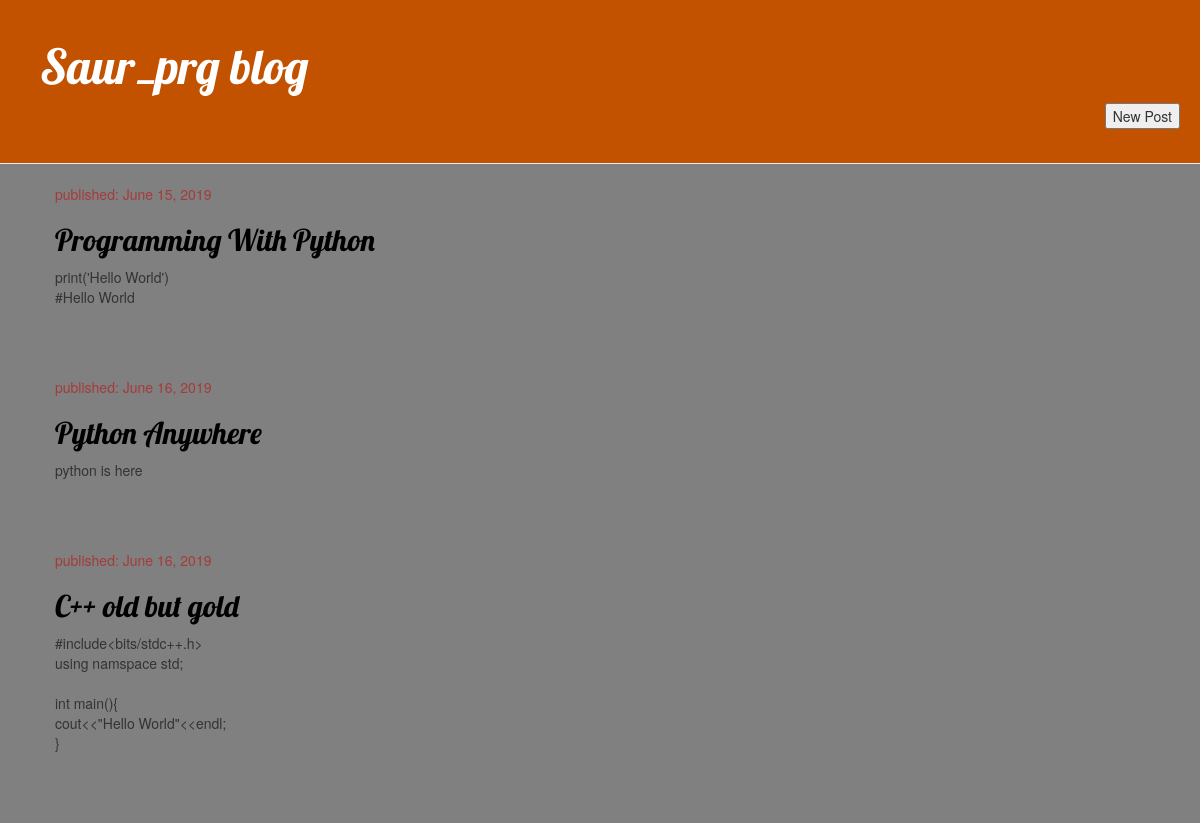
/post_list/, run on the app's committed database.
### oaut_test/models.py (models this page shows, shortened)
class Post(models.Model):
    author = models.ForeignKey(settings.AUTH_USER_MODEL, on_delete = models.CASCADE)
    title = models.CharField(max_length = 200)
    text  = models.TextField()
    created_date = models.DateField(default = timezone.now)
    published_date = models.DateField(blank = True , null = True)

### oaut_test/views.py (the view)
# urls.py: path('post_list/',views.post_list,name = 'post_list'),
def post_list(request):
    posts = Post.objects.filter(published_date__lte = timezone.now()).order_by('published_date')
    return render(request , 'oaut_test/post_list.html',{'posts' : posts})

### oaut_test/templates/oaut_test/post_list.html (shortened to what this page needs)
{% load static %}
<html>
<head>
    <link rel="stylesheet" href="//maxcdn.bootstrapcdn.com/bootstrap/3.2.0/css/bootstrap.min.css">
    <link rel="stylesheet" href="//maxcdn.bootstrapcdn.com/bootstrap/3.2.0/css/bootstrap-theme.min.css">
    <link rel="stylesheet" href="{% static 'css/oaut_test.css' %}">
</head>
<body>
    <div class="page-header">
        <h1><a href="/">Saur_prg blog</a></h1>
        <form align ='right' method='get' action = "{% url 'next_page'%}"><input type=submit value = 'New Post'/></form>
    </div>
    <div class="content container">
        <div class="row">
            <div class="col-md-8">
                {% for post in posts %}
                    <div class="post">
                        <div class="date">
                            <p>published: {{ post.published_date }}</p>
                        </div>
                        <h2><a href="/nextpage">{{ post.title }}</a></h2>
                        <p>{{ post.text|linebreaksbr }}</p>
                    </div>
                {% endfor %}
            </div>
        </div>
    </div>
</body>
</html>

### oaut_test/static/css/oaut_test.css (style rules this page uses)
h1 a, h2 a { color: #C25100; font-family: 'Lobster' , cursive; }
body { background: gray; }
.page-header { background-color: #C25100; margin-top: 0; padding: 20px 20px 20px 40px; }
.page-header h1, .page-header h1 a, .page-header h1 a:visited, .page-header h1 a:active { color: #ffffff; font-size: 36pt; text-decoration: none; }
.content { margin-left: 40px; }
h1, h2, h3, h4 { font-family: 'Lobster', cursive; }
.date { color: #a53a3a; }
.post { margin-bottom: 70px; }
.post h2 a, .post h2 a:visited { color: #000000; }

### data on the page
Post: published_date "June 15, 2019", title "Programming With Python", text "print('Hello World') #Hello World"
Post: published_date "June 16, 2019", title "Python Anywhere", text "python is here"
Post: published_date "June 16, 2019", title "C++ old but gold", text "#include<bits/stdc++.h> using namspace std; int main(){ cout<<\"Hello World\"<<endl; }"
